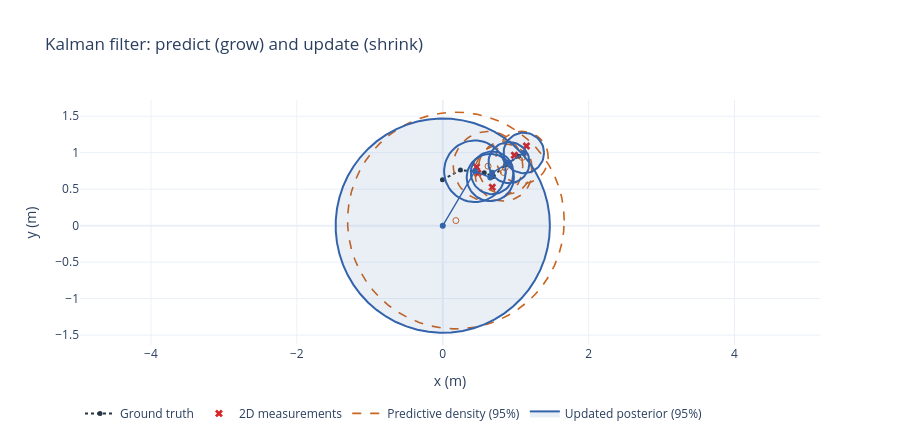

Source (notebook cell):
### Code cell
plots.plot_kf_ellipses(
    truth, measurements, kf_pred_mean, kf_pred_cov, kf_mean, kf_covariance
).show()

### Figure 1 — Plotly figure (JSON) as saved in the notebook; plotly's stock layout.template omitted (floating-point values rounded to 4 significant figures; data arrays with more than 128 entries replaced by an {"elided": "..."} marker saying what was removed)
{"data": [{"legendgroup": "truth", "line": {"color": "#263544", "dash": "dot"}, "marker": {"size": 5}, "mode": "lines+markers", "name": "Ground truth", "showlegend": true, "type": "scatter", "x": [-0.004096, 0.2426, 0.5683, 0.6919, 0.8622, 1.04], "y": [0.6277, 0.7628, 0.7243, 0.6755, 0.8354, 0.95]}, {"legendgroup": "meas", "marker": {"color": "#D62728", "size": 7, "symbol": "x"}, "mode": "markers", "name": "2D measurements", "showlegend": true, "type": "scatter", "x": [0.4638, 0.6786, 0.4802, 0.9819, 1.147], "y": [0.8044, 0.5272, 0.718, 0.9661, 1.091]}, {"legendgroup": "pred", "line": {"color": "#CA641E", "dash": "dash", "width": 1.6}, "mode": "lines", "name": "Predictive density (95%)", "showlegend": true, "type": "scatter", "x": {"elided": "305 float values"}, "y": {"elided": "305 float values"}}, {"legendgroup": "pred", "marker": {"color": "#CA641E", "size": 6, "symbol": "circle-open"}, "mode": "markers", "name": "Predictive mean", "showlegend": false, "type": "scatter", "x": [0.18, 0.6209, 0.832, 0.8568, 1.088], "y": [0.07, 0.815, 0.7299, 0.7946, 0.9347]}, {"fill": "toself", "fillcolor": "rgba(51, 99, 170, 0.10)", "legendgroup": "post", "line": {"color": "#3363AA", "width": 2.0}, "mode": "lines", "name": "Updated posterior (95%)", "showlegend": true, "type": "scatter", "x": {"elided": "366 float values"}, "y": {"elided": "366 float values"}}, {"legendgroup": "post", "line": {"color": "#3363AA", "width": 1.4}, "marker": {"color": "#3363AA", "size": 6}, "mode": "lines+markers", "name": "Posterior mean", "showlegend": false, "type": "scatter", "x": [0.0, 0.4409, 0.652, 0.6768, 0.9079, 1.111], "y": [0.0, 0.745, 0.6599, 0.7246, 0.8647, 0.9968]}], "layout": {"height": 440, "legend": {"orientation": "h", "y": -0.22}, "title": {"text": "Kalman filter: predict (grow) and update (shrink)"}, "xaxis": {"title": {"text": "x (m)"}}, "yaxis": {"scaleanchor": "x", "scaleratio": 1, "title": {"text": "y (m)"}}}}
